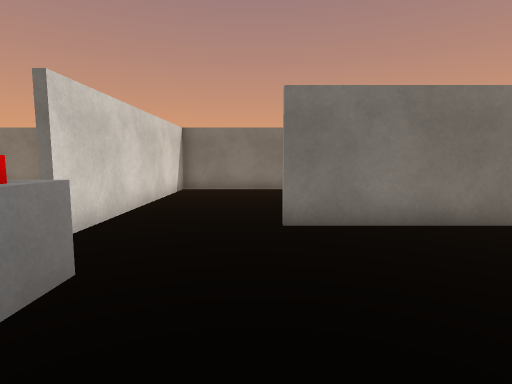
View 1 (above)

21 first-person views from a walk through a scene from a Unity 3-D project. The camera is 1.2 m above the floor, tilts 6° down and sees 80° across. The floor is counted in squares, 1 m on a side. Each view is taken from the middle of a square. On the plan, view 1 faces up. The plan holds only what a view shows up to about 13 squares ahead; the rest is blank. The place goes on beyond the plan. The player character is not drawn. Surface patterns are stand-ins for the level's own textures.

View 2
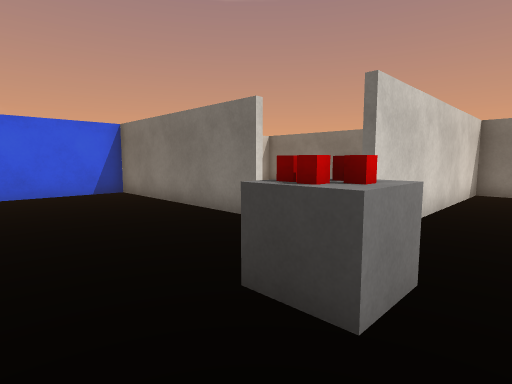

View 3
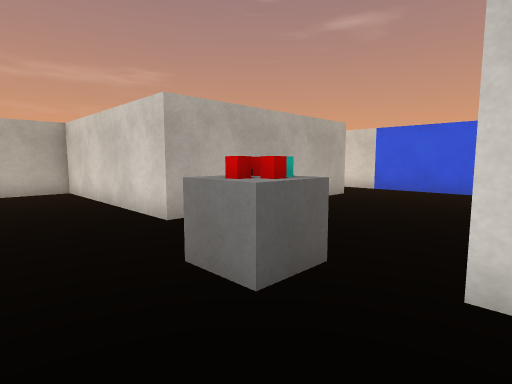

View 4
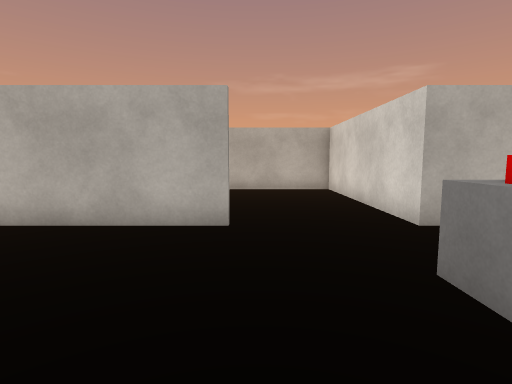

View 5
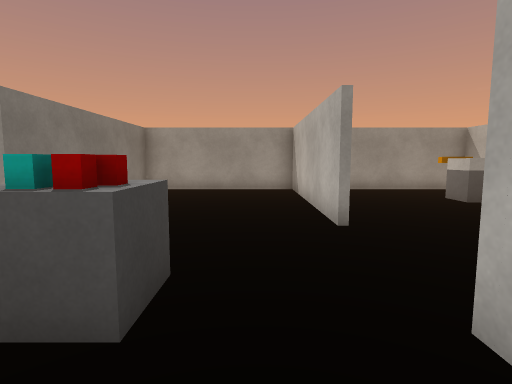

View 6
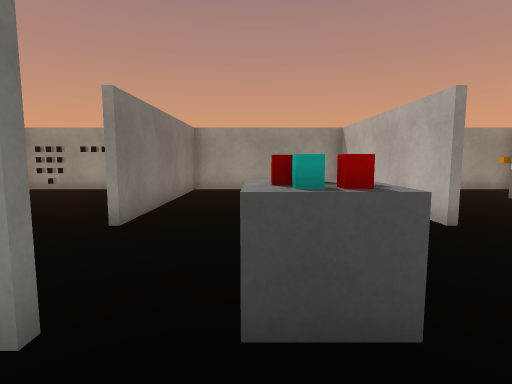

View 7
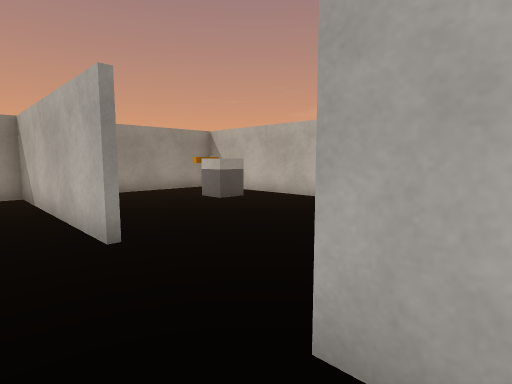

View 8
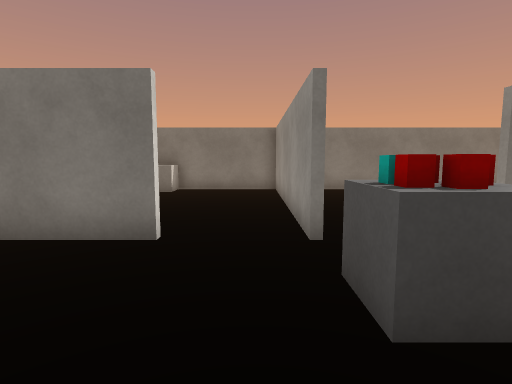

View 9
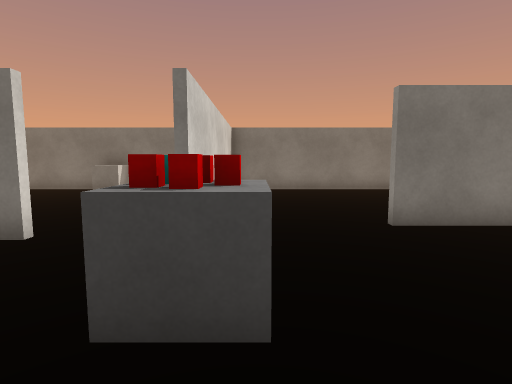

View 10
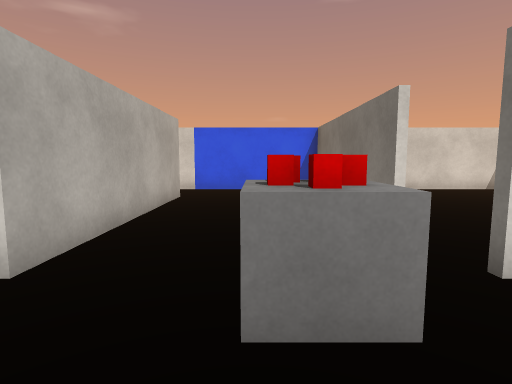

View 11
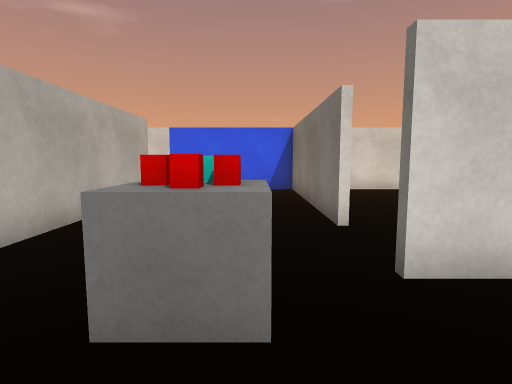

View 12
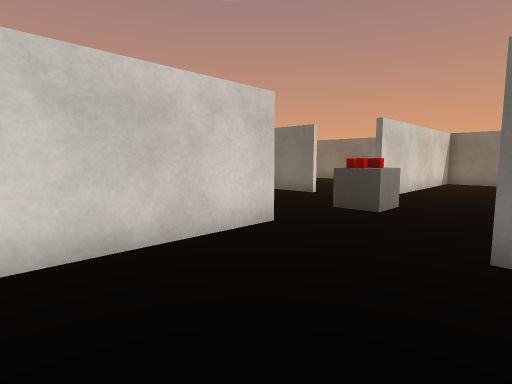

View 13
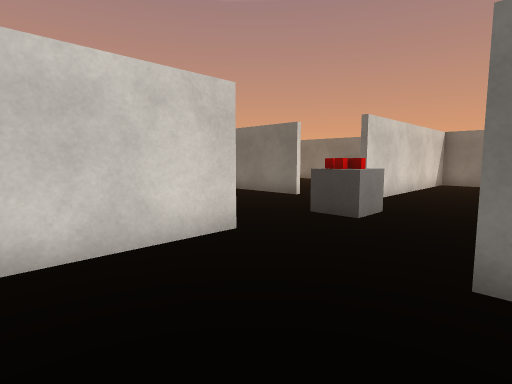

View 14
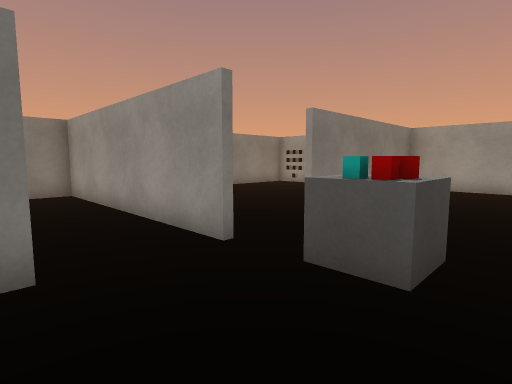

View 15
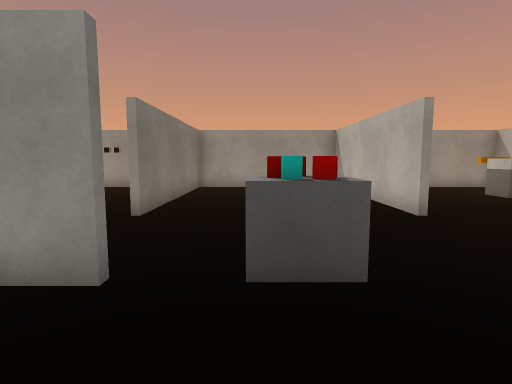

View 16
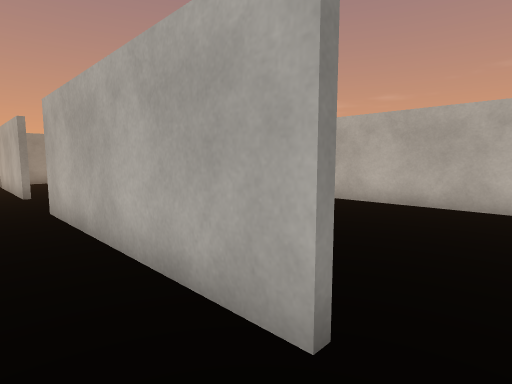

View 17
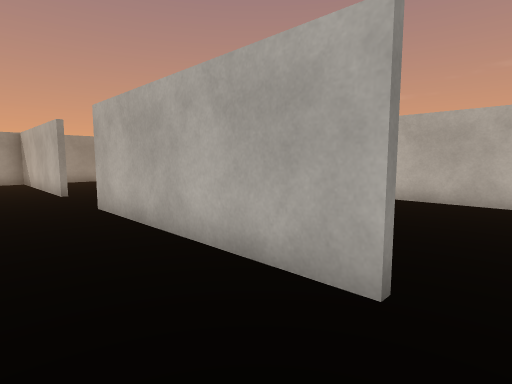

View 18
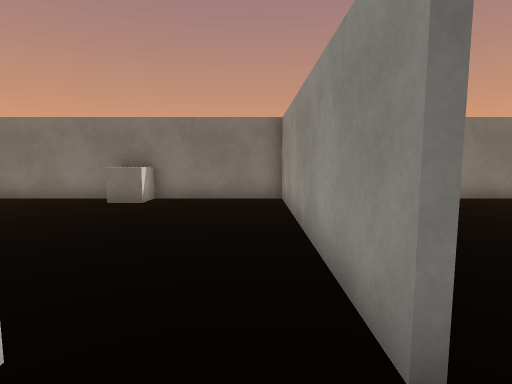

View 19
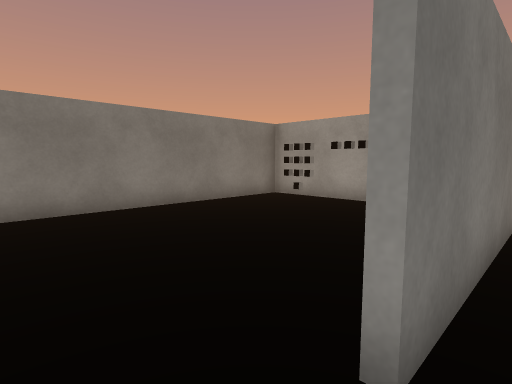

View 20
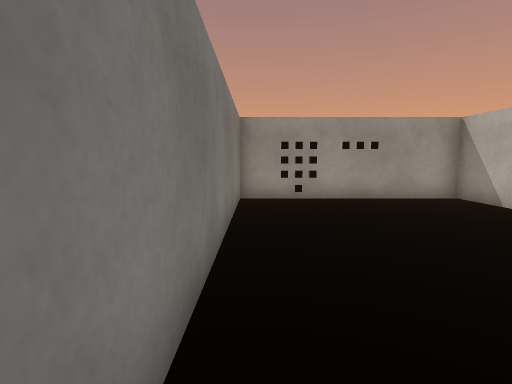

View 21
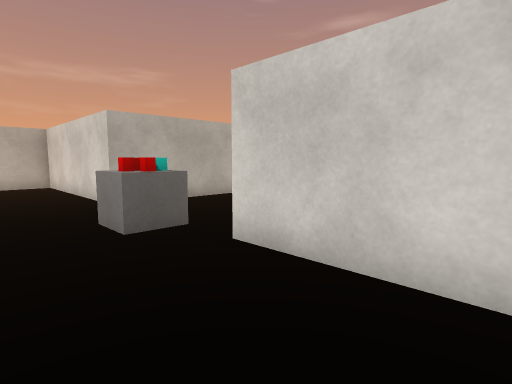

### Floor plan
Ten units are one square. View 1 is at (0, 0); x grows to the right and y downward. Boxes are objects, and circles mark ways between rooms. Rooms are numbered by the first view taken in them; rooms with no view inside come last. Other rooms are left out.
<svg viewBox="-130 -130 210 210">
<path fill="none" stroke="#000" d="M4 5 75 5 75 -55 5 -55M-32 -44 -32 -54M-54 -45 -125 -45 -125 14M55 -57 75 -57 75 -125 -30 -125 -30 -45M36 60 36 50 46 50M-101 5 -30 5 -30 75 75 75 75 29M49 61 49 50M-104 75 -60 75M-125 -119 -125 -69M-32 -54 -32 -125 -120 -125M-72 -125 -72 -115 -82 -115"/>
<rect x="-35" y="-35" width="20" height="20" fill="#bbb"><title>other object</title></rect>
<rect x="65" y="-95" width="10" height="10" fill="#bbb"><title>other object</title></rect>
<rect x="65" y="-115" width="10" height="20" fill="#bbb"><title>other object</title></rect>
<circle cx="-45" cy="-50" r="3" fill="#2a7"/>
<text x="-10" y="-10">1</text>
<text x="-80" y="-90">2</text>
</svg>
Room 1 opens to room 2.

Where each view was taken, in squares from view 1:
view 1: 0 up, 0 right, facing up
view 2: 0 up, 1 left, facing up-left
view 3: 5 up, 0 right, facing down-left
view 4: 5 up, 0 right, facing down
view 5: 1 up, 5 left, facing right
view 6: 3 up, 5 left, facing right
view 7: 1 up, 4 left, facing down-right
view 8: 0 up, 4 left, facing up
view 9: 0 up, 2 left, facing up
view 10: 2 up, 0 right, facing left
view 11: 3 up, 0 right, facing left
view 12: 5 down, 1 right, facing up-left
view 13: 4 down, 1 right, facing up-left
view 14: 1 up, 6 left, facing up-right
view 15: 3 up, 6 left, facing right
view 16: 1 up, 11 left, facing down-right
view 17: 2 up, 11 left, facing down-right
view 18: 3 up, 4 left, facing up
view 19: 5 up, 1 left, facing up-right
view 20: 12 up, 2 left, facing right
view 21: 8 up, 0 right, facing down-left
